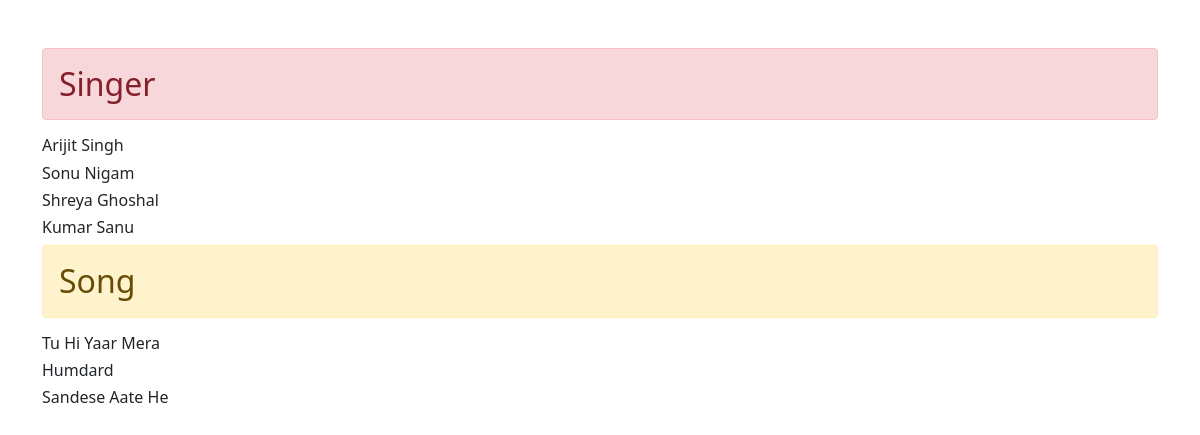
The app's page /, older data.
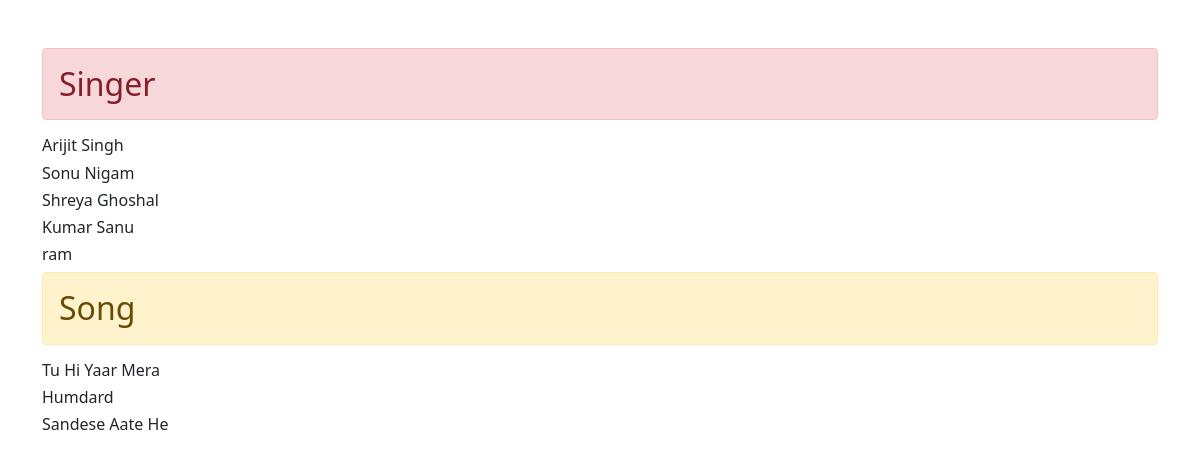
The same page, newer data.
### api/models.py (models this page shows, shortened)
class Singer(models.Model):
    name = models.CharField(max_length=100)
    gender = models.CharField(max_length=100)

class Song(models.Model):
    title = models.CharField(max_length=100)
    singer = models.ForeignKey(Singer, on_delete=CASCADE, related_name='sung_by')
    duration = models.IntegerField(default=0)

### api/views.py (the view)
# urls.py: 2. Add a URL to urlpatterns:  path('', views.home, name='home')
def home(request):
    singerqueryset = Singer.objects.all()
    songqueryset = Song.objects.all()
    return render(request, 'basic.html', {'singers':singerqueryset, 'songs':songqueryset})

### templates/basic.html (shortened to what this page needs)
<!doctype html>
<html lang="en">
<head>
    <link href="https://cdn.jsdelivr.net/npm/bootstrap@5.1.3/dist/css/bootstrap.min.css" rel="stylesheet"
>
</head>
<body>
    <div class="container mt-5">
        {% block bodycontent %}
        <h2 class='alert alert-danger'>Singer</h2>
        {% for singer in singers %}
        <h6>{{singer.name}}</h6>
        {% endfor %}
        <h2 class='alert alert-warning'>Song</h2>
        {% for song in songs %}
        <h6>{{song.title}}</h6>
        {% endfor %}
        {% endblock bodycontent %}
    </div>
</body>
</html>

Row changes from the older to the newer data that the page shows:
added Singer: name "ram"
